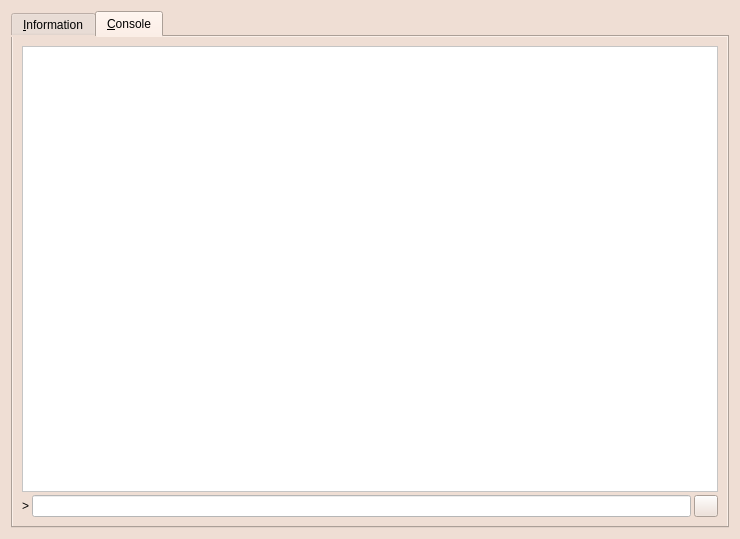
<?xml version="1.0" encoding="UTF-8"?>
<ui version="4.0">
 <class>RPCConsole</class>
 <widget class="QDialog" name="RPCConsole">
  <property name="geometry">
   <rect>
    <x>0</x>
    <y>0</y>
    <width>740</width>
    <height>539</height>
   </rect>
  </property>
  <property name="windowTitle">
   <string>Kashmircoin - Debug window</string>
  </property>
  <property name="styleSheet">
   <string notr="true">background-color:rgb(239,222,212)</string>
  </property>
  <layout class="QVBoxLayout" name="verticalLayout_2">
   <item>
    <widget class="QTabWidget" name="tabWidget">
     <property name="currentIndex">
      <number>1</number>
     </property>
     <widget class="QWidget" name="tab_info">
      <attribute name="title">
       <string>&amp;Information</string>
      </attribute>
      <layout class="QGridLayout" name="gridLayout" columnstretch="0,1">
       <property name="horizontalSpacing">
        <number>12</number>
       </property>
       <item row="0" column="0">
        <widget class="QLabel" name="label_9">
         <property name="font">
          <font>
           <weight>75</weight>
           <bold>true</bold>
          </font>
         </property>
         <property name="text">
          <string>Kashmircoin Core</string>
         </property>
        </widget>
       </item>
       <item row="1" column="0">
        <widget class="QLabel" name="label_5">
         <property name="text">
          <string>Client name</string>
         </property>
        </widget>
       </item>
       <item row="1" column="1">
        <widget class="QLabel" name="clientName">
         <property name="cursor">
          <cursorShape>IBeamCursor</cursorShape>
         </property>
         <property name="text">
          <string>N/A</string>
         </property>
         <property name="textFormat">
          <enum>Qt::PlainText</enum>
         </property>
         <property name="textInteractionFlags">
          <set>Qt::LinksAccessibleByMouse|Qt::TextSelectableByKeyboard|Qt::TextSelectableByMouse</set>
         </property>
        </widget>
       </item>
       <item row="2" column="0">
        <widget class="QLabel" name="label_6">
         <property name="text">
          <string>Client version</string>
         </property>
        </widget>
       </item>
       <item row="2" column="1">
        <widget class="QLabel" name="clientVersion">
         <property name="cursor">
          <cursorShape>IBeamCursor</cursorShape>
         </property>
         <property name="text">
          <string>N/A</string>
         </property>
         <property name="textFormat">
          <enum>Qt::PlainText</enum>
         </property>
         <property name="textInteractionFlags">
          <set>Qt::LinksAccessibleByMouse|Qt::TextSelectableByKeyboard|Qt::TextSelectableByMouse</set>
         </property>
        </widget>
       </item>
       <item row="3" column="0">
        <widget class="QLabel" name="label_14">
         <property name="text">
          <string>Using OpenSSL version</string>
         </property>
         <property name="indent">
          <number>10</number>
         </property>
        </widget>
       </item>
       <item row="3" column="1">
        <widget class="QLabel" name="openSSLVersion">
         <property name="cursor">
          <cursorShape>IBeamCursor</cursorShape>
         </property>
         <property name="text">
          <string>N/A</string>
         </property>
         <property name="textFormat">
          <enum>Qt::PlainText</enum>
         </property>
         <property name="textInteractionFlags">
          <set>Qt::LinksAccessibleByMouse|Qt::TextSelectableByKeyboard|Qt::TextSelectableByMouse</set>
         </property>
        </widget>
       </item>
       <item row="4" column="0">
        <widget class="QLabel" name="label_12">
         <property name="text">
          <string>Build date</string>
         </property>
        </widget>
       </item>
       <item row="4" column="1">
        <widget class="QLabel" name="buildDate">
         <property name="cursor">
          <cursorShape>IBeamCursor</cursorShape>
         </property>
         <property name="text">
          <string>N/A</string>
         </property>
         <property name="textFormat">
          <enum>Qt::PlainText</enum>
         </property>
         <property name="textInteractionFlags">
          <set>Qt::LinksAccessibleByMouse|Qt::TextSelectableByKeyboard|Qt::TextSelectableByMouse</set>
         </property>
        </widget>
       </item>
       <item row="5" column="0">
        <widget class="QLabel" name="label_13">
         <property name="text">
          <string>Startup time</string>
         </property>
        </widget>
       </item>
       <item row="5" column="1">
        <widget class="QLabel" name="startupTime">
         <property name="cursor">
          <cursorShape>IBeamCursor</cursorShape>
         </property>
         <property name="text">
          <string>N/A</string>
         </property>
         <property name="textFormat">
          <enum>Qt::PlainText</enum>
         </property>
         <property name="textInteractionFlags">
          <set>Qt::LinksAccessibleByMouse|Qt::TextSelectableByKeyboard|Qt::TextSelectableByMouse</set>
         </property>
        </widget>
       </item>
       <item row="6" column="0">
        <widget class="QLabel" name="label_11">
         <property name="font">
          <font>
           <weight>75</weight>
           <bold>true</bold>
          </font>
         </property>
         <property name="text">
          <string>Network</string>
         </property>
        </widget>
       </item>
       <item row="7" column="0">
        <widget class="QLabel" name="label_7">
         <property name="text">
          <string>Number of connections</string>
         </property>
        </widget>
       </item>
       <item row="7" column="1">
        <widget class="QLabel" name="numberOfConnections">
         <property name="cursor">
          <cursorShape>IBeamCursor</cursorShape>
         </property>
         <property name="text">
          <string>N/A</string>
         </property>
         <property name="textFormat">
          <enum>Qt::PlainText</enum>
         </property>
         <property name="textInteractionFlags">
          <set>Qt::LinksAccessibleByMouse|Qt::TextSelectableByKeyboard|Qt::TextSelectableByMouse</set>
         </property>
        </widget>
       </item>
       <item row="8" column="0">
        <widget class="QLabel" name="label_8">
         <property name="text">
          <string>On testnet</string>
         </property>
        </widget>
       </item>
       <item row="8" column="1">
        <widget class="QCheckBox" name="isTestNet">
         <property name="enabled">
          <bool>false</bool>
         </property>
         <property name="text">
          <string/>
         </property>
        </widget>
       </item>
       <item row="9" column="0">
        <widget class="QLabel" name="label_10">
         <property name="font">
          <font>
           <weight>75</weight>
           <bold>true</bold>
          </font>
         </property>
         <property name="text">
          <string>Block chain</string>
         </property>
        </widget>
       </item>
       <item row="10" column="0">
        <widget class="QLabel" name="label_3">
         <property name="text">
          <string>Current number of blocks</string>
         </property>
        </widget>
       </item>
       <item row="10" column="1">
        <widget class="QLabel" name="numberOfBlocks">
         <property name="cursor">
          <cursorShape>IBeamCursor</cursorShape>
         </property>
         <property name="text">
          <string>N/A</string>
         </property>
         <property name="textFormat">
          <enum>Qt::PlainText</enum>
         </property>
         <property name="textInteractionFlags">
          <set>Qt::LinksAccessibleByMouse|Qt::TextSelectableByKeyboard|Qt::TextSelectableByMouse</set>
         </property>
        </widget>
       </item>
       <item row="11" column="0">
        <widget class="QLabel" name="label_4">
         <property name="text">
          <string>Estimated total blocks</string>
         </property>
        </widget>
       </item>
       <item row="11" column="1">
        <widget class="QLabel" name="totalBlocks">
         <property name="cursor">
          <cursorShape>IBeamCursor</cursorShape>
         </property>
         <property name="text">
          <string>N/A</string>
         </property>
         <property name="textFormat">
          <enum>Qt::PlainText</enum>
         </property>
         <property name="textInteractionFlags">
          <set>Qt::LinksAccessibleByMouse|Qt::TextSelectableByKeyboard|Qt::TextSelectableByMouse</set>
         </property>
        </widget>
       </item>
       <item row="12" column="0">
        <widget class="QLabel" name="label_2">
         <property name="text">
          <string>Last block time</string>
         </property>
        </widget>
       </item>
       <item row="12" column="1">
        <widget class="QLabel" name="lastBlockTime">
         <property name="cursor">
          <cursorShape>IBeamCursor</cursorShape>
         </property>
         <property name="text">
          <string>N/A</string>
         </property>
         <property name="textFormat">
          <enum>Qt::PlainText</enum>
         </property>
         <property name="textInteractionFlags">
          <set>Qt::LinksAccessibleByMouse|Qt::TextSelectableByKeyboard|Qt::TextSelectableByMouse</set>
         </property>
        </widget>
       </item>
       <item row="13" column="0">
        <spacer name="verticalSpacer_2">
         <property name="orientation">
          <enum>Qt::Vertical</enum>
         </property>
         <property name="sizeHint" stdset="0">
          <size>
           <width>20</width>
           <height>20</height>
          </size>
         </property>
        </spacer>
       </item>
       <item row="14" column="0">
        <widget class="QLabel" name="labelDebugLogfile">
         <property name="font">
          <font>
           <weight>75</weight>
           <bold>true</bold>
          </font>
         </property>
         <property name="text">
          <string>Debug log file</string>
         </property>
        </widget>
       </item>
       <item row="15" column="0">
        <widget class="QPushButton" name="openDebugLogfileButton">
         <property name="toolTip">
          <string>Open the Kashmircoin debug log file from the current data directory. This can take a few seconds for large log files.</string>
         </property>
         <property name="text">
          <string>&amp;Open</string>
         </property>
         <property name="autoDefault">
          <bool>false</bool>
         </property>
        </widget>
       </item>
       <item row="16" column="0">
        <widget class="QLabel" name="labelCLOptions">
         <property name="font">
          <font>
           <weight>75</weight>
           <bold>true</bold>
          </font>
         </property>
         <property name="text">
          <string>Command-line options</string>
         </property>
        </widget>
       </item>
       <item row="17" column="0">
        <widget class="QPushButton" name="showCLOptionsButton">
         <property name="toolTip">
          <string>Show the Kashmircoin-Qt help message to get a list with possible Kashmircoin command-line options.</string>
         </property>
         <property name="text">
          <string>&amp;Show</string>
         </property>
         <property name="autoDefault">
          <bool>false</bool>
         </property>
        </widget>
       </item>
       <item row="18" column="0">
        <spacer name="verticalSpacer">
         <property name="orientation">
          <enum>Qt::Vertical</enum>
         </property>
         <property name="sizeHint" stdset="0">
          <size>
           <width>20</width>
           <height>40</height>
          </size>
         </property>
        </spacer>
       </item>
      </layout>
     </widget>
     <widget class="QWidget" name="tab_console">
      <attribute name="title">
       <string>&amp;Console</string>
      </attribute>
      <layout class="QVBoxLayout" name="verticalLayout_3">
       <property name="spacing">
        <number>3</number>
       </property>
       <item>
        <widget class="QTextEdit" name="messagesWidget">
         <property name="minimumSize">
          <size>
           <width>0</width>
           <height>100</height>
          </size>
         </property>
         <property name="styleSheet">
          <string notr="true">background-color:white
</string>
         </property>
         <property name="readOnly">
          <bool>true</bool>
         </property>
         <property name="tabKeyNavigation" stdset="0">
          <bool>false</bool>
         </property>
         <property name="columnCount" stdset="0">
          <number>2</number>
         </property>
        </widget>
       </item>
       <item>
        <layout class="QHBoxLayout" name="horizontalLayout">
         <property name="spacing">
          <number>3</number>
         </property>
         <item>
          <widget class="QLabel" name="label">
           <property name="text">
            <string notr="true">&gt;</string>
           </property>
          </widget>
         </item>
         <item>
          <widget class="QLineEdit" name="lineEdit">
           <property name="styleSheet">
            <string notr="true">background-color:white</string>
           </property>
          </widget>
         </item>
         <item>
          <widget class="QPushButton" name="clearButton">
           <property name="maximumSize">
            <size>
             <width>24</width>
             <height>24</height>
            </size>
           </property>
           <property name="toolTip">
            <string>Clear console</string>
           </property>
           <property name="text">
            <string/>
           </property>
           <property name="icon">
            <iconset resource="../bitcoin.qrc">
             <normaloff>:/icons/remove</normaloff>:/icons/remove</iconset>
           </property>
           <property name="shortcut">
            <string notr="true">Ctrl+L</string>
           </property>
           <property name="autoDefault">
            <bool>false</bool>
           </property>
          </widget>
         </item>
        </layout>
       </item>
      </layout>
     </widget>
    </widget>
   </item>
  </layout>
 </widget>
 <resources>
  <include location="../bitcoin.qrc"/>
 </resources>
 <connections/>
</ui>
